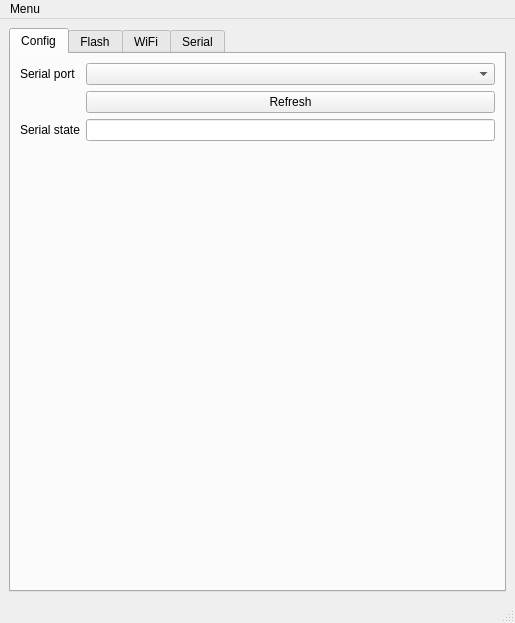
<?xml version="1.0" encoding="UTF-8"?>
<ui version="4.0">
 <class>MainWindow</class>
 <widget class="QMainWindow" name="MainWindow">
  <property name="geometry">
   <rect>
    <x>0</x>
    <y>0</y>
    <width>515</width>
    <height>623</height>
   </rect>
  </property>
  <property name="sizePolicy">
   <sizepolicy hsizetype="Preferred" vsizetype="Preferred">
    <horstretch>0</horstretch>
    <verstretch>0</verstretch>
   </sizepolicy>
  </property>
  <property name="windowTitle">
   <string>TCode ESP32 flasher</string>
  </property>
  <property name="toolButtonStyle">
   <enum>Qt::ToolButtonIconOnly</enum>
  </property>
  <property name="documentMode">
   <bool>false</bool>
  </property>
  <widget class="QWidget" name="centralwidget">
   <property name="sizePolicy">
    <sizepolicy hsizetype="Preferred" vsizetype="Preferred">
     <horstretch>0</horstretch>
     <verstretch>0</verstretch>
    </sizepolicy>
   </property>
   <layout class="QGridLayout" name="gridLayout">
    <item row="1" column="0">
     <widget class="QTabWidget" name="tabWidget">
      <property name="currentIndex">
       <number>0</number>
      </property>
      <widget class="QWidget" name="configTab">
       <attribute name="title">
        <string>Config</string>
       </attribute>
       <layout class="QFormLayout" name="formLayout_5">
        <item row="0" column="0">
         <widget class="QLabel" name="label">
          <property name="text">
           <string>Serial port</string>
          </property>
         </widget>
        </item>
        <item row="0" column="1">
         <widget class="QComboBox" name="serialSelectorCombobox">
          <property name="sizePolicy">
           <sizepolicy hsizetype="Minimum" vsizetype="Fixed">
            <horstretch>0</horstretch>
            <verstretch>0</verstretch>
           </sizepolicy>
          </property>
          <property name="minimumSize">
           <size>
            <width>300</width>
            <height>0</height>
           </size>
          </property>
         </widget>
        </item>
        <item row="2" column="0">
         <widget class="QLabel" name="serialPortStatus">
          <property name="text">
           <string>Serial state</string>
          </property>
         </widget>
        </item>
        <item row="2" column="1">
         <widget class="QLineEdit" name="sterialStateInput">
          <property name="readOnly">
           <bool>true</bool>
          </property>
         </widget>
        </item>
        <item row="3" column="0" colspan="2">
         <spacer name="verticalSpacer">
          <property name="sizeHint" stdset="0">
           <size>
            <width>20</width>
            <height>40</height>
           </size>
          </property>
         </spacer>
        </item>
        <item row="1" column="1">
         <widget class="QPushButton" name="refreshComports">
          <property name="text">
           <string>Refresh</string>
          </property>
         </widget>
        </item>
       </layout>
      </widget>
      <widget class="QWidget" name="flashTab">
       <attribute name="title">
        <string>Flash</string>
       </attribute>
       <layout class="QFormLayout" name="formLayout_2">
        <item row="0" column="0">
         <widget class="QLabel" name="label_2">
          <property name="text">
           <string>Esptool path</string>
          </property>
         </widget>
        </item>
        <item row="0" column="1">
         <widget class="QLineEdit" name="espToolInput">
          <property name="text">
           <string>esptool\esptool.exe</string>
          </property>
         </widget>
        </item>
        <item row="1" column="0">
         <widget class="QLabel" name="label_5">
          <property name="text">
           <string>Bin file</string>
          </property>
         </widget>
        </item>
        <item row="1" column="1">
         <widget class="QLineEdit" name="binFilePath">
          <property name="text">
           <string>release.bin</string>
          </property>
         </widget>
        </item>
        <item row="2" column="0">
         <widget class="QLabel" name="label_6">
          <property name="text">
           <string>Module</string>
          </property>
         </widget>
        </item>
        <item row="2" column="1">
         <layout class="QGridLayout" name="gridLayout_5">
          <item row="0" column="0">
           <widget class="QComboBox" name="moduleSelectCmb"/>
          </item>
          <item row="0" column="1">
           <widget class="QPushButton" name="moduleAdvancedBtn">
            <property name="maximumSize">
             <size>
              <width>50</width>
              <height>16777215</height>
             </size>
            </property>
            <property name="text">
             <string>Edit</string>
            </property>
           </widget>
          </item>
         </layout>
        </item>
        <item row="4" column="0" colspan="2">
         <widget class="QPushButton" name="flashNowButton">
          <property name="text">
           <string>FLASH NOW</string>
          </property>
         </widget>
        </item>
        <item row="5" column="0" colspan="2">
         <widget class="QTextEdit" name="flashOutputTestEdit">
          <property name="sizePolicy">
           <sizepolicy hsizetype="Expanding" vsizetype="Expanding">
            <horstretch>0</horstretch>
            <verstretch>0</verstretch>
           </sizepolicy>
          </property>
         </widget>
        </item>
        <item row="3" column="0" colspan="2">
         <widget class="QGroupBox" name="modulePropertiesGrpBx">
          <property name="title">
           <string>Module properties</string>
          </property>
          <layout class="QFormLayout" name="formLayout">
           <item row="0" column="1">
            <widget class="QLineEdit" name="moduleNameTxt"/>
           </item>
           <item row="1" column="0">
            <widget class="QLabel" name="label_8">
             <property name="text">
              <string>Flash Mode</string>
             </property>
            </widget>
           </item>
           <item row="1" column="1">
            <widget class="QLineEdit" name="moduleModeTxt"/>
           </item>
           <item row="2" column="0">
            <widget class="QLabel" name="label_9">
             <property name="text">
              <string>Flash Freq</string>
             </property>
            </widget>
           </item>
           <item row="2" column="1">
            <widget class="QLineEdit" name="moduleFreqTxt"/>
           </item>
           <item row="3" column="0">
            <widget class="QLabel" name="label_10">
             <property name="text">
              <string>Flash Size</string>
             </property>
            </widget>
           </item>
           <item row="3" column="1">
            <widget class="QLineEdit" name="moduleSizeTxt"/>
           </item>
           <item row="0" column="0">
            <widget class="QLabel" name="label_7">
             <property name="text">
              <string>Name</string>
             </property>
            </widget>
           </item>
           <item row="4" column="0">
            <widget class="QLabel" name="label_11">
             <property name="text">
              <string>Flash Start</string>
             </property>
            </widget>
           </item>
           <item row="4" column="1">
            <widget class="QLineEdit" name="moduleStartTxt"/>
           </item>
           <item row="5" column="0">
            <widget class="QLabel" name="label_12">
             <property name="text">
              <string>Baud</string>
             </property>
            </widget>
           </item>
           <item row="5" column="1">
            <widget class="QLineEdit" name="moduleBaudTxt"/>
           </item>
          </layout>
         </widget>
        </item>
       </layout>
      </widget>
      <widget class="QWidget" name="wifiTab">
       <attribute name="title">
        <string>WiFi</string>
       </attribute>
       <layout class="QFormLayout" name="formLayout_3">
        <item row="4" column="0" colspan="2">
         <widget class="QPushButton" name="saveWiFiCredsButton">
          <property name="text">
           <string>Save</string>
          </property>
         </widget>
        </item>
        <item row="0" column="1">
         <widget class="QLineEdit" name="wifiSSIDInput"/>
        </item>
        <item row="0" column="0">
         <widget class="QLabel" name="label_3">
          <property name="text">
           <string>WiFi SSID</string>
          </property>
         </widget>
        </item>
        <item row="1" column="1">
         <widget class="QLineEdit" name="wifiPassInput">
          <property name="echoMode">
           <enum>QLineEdit::Password</enum>
          </property>
         </widget>
        </item>
        <item row="1" column="0">
         <widget class="QLabel" name="label_4">
          <property name="text">
           <string>WiFi PASS</string>
          </property>
         </widget>
        </item>
        <item row="2" column="1">
         <widget class="QCheckBox" name="showPasswordCheckbox">
          <property name="text">
           <string>Show password</string>
          </property>
         </widget>
        </item>
       </layout>
      </widget>
      <widget class="QWidget" name="serialTab">
       <attribute name="title">
        <string>Serial</string>
       </attribute>
       <layout class="QFormLayout" name="formLayout_4">
        <property name="sizeConstraint">
         <enum>QLayout::SetDefaultConstraint</enum>
        </property>
        <property name="fieldGrowthPolicy">
         <enum>QFormLayout::FieldsStayAtSizeHint</enum>
        </property>
        <item row="0" column="0">
         <widget class="QLineEdit" name="serialCommandInput">
          <property name="sizePolicy">
           <sizepolicy hsizetype="MinimumExpanding" vsizetype="Preferred">
            <horstretch>1</horstretch>
            <verstretch>0</verstretch>
           </sizepolicy>
          </property>
          <property name="minimumSize">
           <size>
            <width>370</width>
            <height>0</height>
           </size>
          </property>
          <property name="toolTip">
           <string>Type in a command to send</string>
          </property>
          <property name="placeholderText">
           <string>Enter command</string>
          </property>
         </widget>
        </item>
        <item row="0" column="1">
         <widget class="QPushButton" name="sendSerialButton">
          <property name="sizePolicy">
           <sizepolicy hsizetype="Fixed" vsizetype="Fixed">
            <horstretch>0</horstretch>
            <verstretch>0</verstretch>
           </sizepolicy>
          </property>
          <property name="maximumSize">
           <size>
            <width>50</width>
            <height>16777215</height>
           </size>
          </property>
          <property name="text">
           <string>Send</string>
          </property>
         </widget>
        </item>
        <item row="1" column="0" colspan="2">
         <widget class="QTextBrowser" name="serialOutputTextBrowser">
          <property name="textInteractionFlags">
           <set>Qt::NoTextInteraction</set>
          </property>
          <property name="openExternalLinks">
           <bool>false</bool>
          </property>
         </widget>
        </item>
       </layout>
      </widget>
     </widget>
    </item>
   </layout>
  </widget>
  <widget class="QMenuBar" name="menubar">
   <property name="geometry">
    <rect>
     <x>0</x>
     <y>0</y>
     <width>515</width>
     <height>25</height>
    </rect>
   </property>
   <widget class="QMenu" name="menuMenu">
    <property name="title">
     <string>Menu</string>
    </property>
    <addaction name="actionAbout"/>
   </widget>
   <addaction name="menuMenu"/>
  </widget>
  <widget class="QStatusBar" name="statusbar">
   <property name="sizePolicy">
    <sizepolicy hsizetype="Minimum" vsizetype="Minimum">
     <horstretch>0</horstretch>
     <verstretch>0</verstretch>
    </sizepolicy>
   </property>
  </widget>
  <action name="actionAbout">
   <property name="text">
    <string>About</string>
   </property>
  </action>
 </widget>
 <resources/>
 <connections/>
</ui>
